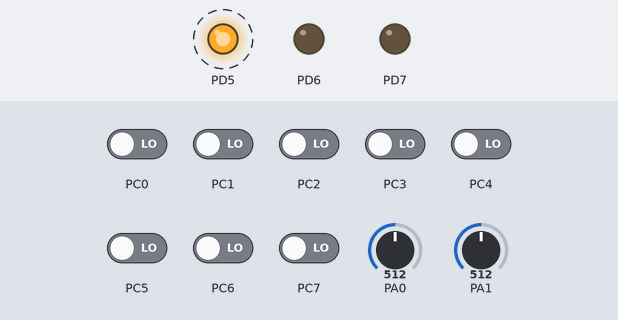
A program run on a simulated ATmega324Pa, built with avr-gcc and emulated at 8 MHz. Parts: output pins drawn as LEDs (lit = HIGH). Dashed ring = blinking. The inputs (shaded band) are chosen by the test bench; at power-on: PC0–7 LOW, PA0 = 512, PA1 = 512. What the program prints to the serial monitor is not drawn.

Above: at 1.2 s.
1.3 s: PC3 driven HIGH
At 2.4 s:
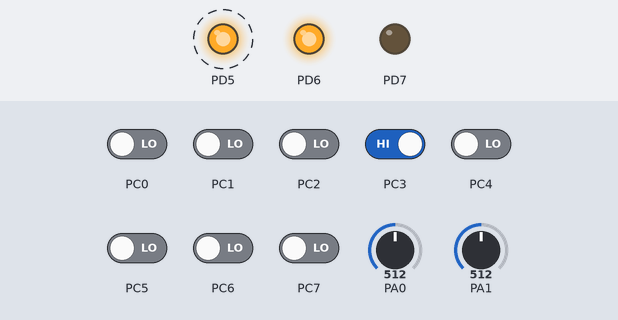
4.8 s: PA0 set to 900
8.5 s: PC0 driven HIGH
12.0 s: PC1 driven HIGH
Timing chart, 0 to 16.5 s (numbered marks = the images above; inputs shaded):
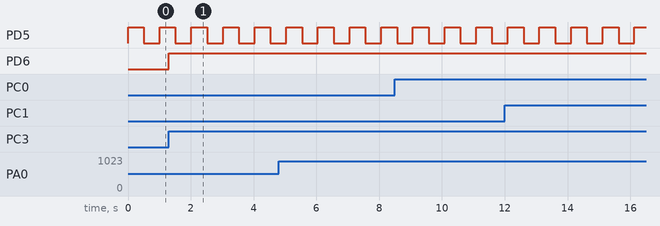

Measured:
- after the input at 1.3 s, PD6: LOW → HIGH at once
- by itself, PD5: alternates HIGH for 0.50 s and LOW for 0.51 s

The program:

main.c
```c
/* Testprogramm
   Ausgang PD7 wird in Abhaengigkeit von PC0 geschaltet
   Ausgang PD6 wird in Abhaengigkeit von PC1 geschaltet
*/

#include <avr/io.h>
#include <avr/interrupt.h>
#include <inttypes.h>

#include "at324hw.h"
#include "scheduler.h"
#include "usart.h"
#include "adc.h"
#include "pwm.h"

#define BAUDRATE 9600

struct uart_msg
{
  uint8_t id;
  uint8_t nb;
  uint8_t data[8];
};

typedef struct uart_msg uart_msg_t;

uart_msg_t datamsg;

unsigned char pwm2a;
unsigned char pwm2b;

int8_t usart0_transmit_msg(uart_msg_t* msg);

void transmit_func(void)
{
  int8_t i;
  uint16_t adcresult;

  datamsg.id = 0x12;
  datamsg.nb = 8;

  for(i=0 ; i<8 ; i++)
  {
    datamsg.data[i] = 0;
  }

  datamsg.data[0] = PINC;

  datamsg.data[1] = 0;

  datamsg.data[2] = pwm2a;
  datamsg.data[3] = pwm2b;

  adcresult = adc_get(PINA0);
  datamsg.data[4] = (uint8_t)((adcresult >> 8) & 0xFF);
  datamsg.data[5] = (uint8_t)((adcresult) & 0xFF);

  adcresult = adc_get(PINA1);
  datamsg.data[6] = (uint8_t)((adcresult >> 8) & 0xFF);
  datamsg.data[7] = (uint8_t)((adcresult) & 0xFF);

  usart0_transmit_msg(&datamsg);
}

void blink_func(void)
{
  if(PORTD & (1<<PORTD5))
  {
    PORTD &= ~(1<<PORTD5);
  }
  else
  {
    PORTD |= (1<<PORTD5);
  }
}

void input_func(void)
{
  pwm2a = 0;
  pwm2b = 0;

  if(PINC & (1 << PINC6))
  {
    pwm2b = 63;
  }

  if(PINC & (1 << PINC5))
  {
    pwm2b = 127;
  }

  if(PINC & (1 << PINC4))
  {
    pwm2b = 191;
  }

  if(PINC & (1 << PINC3))
  {
    pwm2b = 255;
  }

  pwm_set(PWM2A, pwm2a);
  pwm_set(PWM2B, pwm2b);
}


int main(void)
{
  uint8_t i;
  at324_prescaler_init();

  at324_init();

/* CONFIGURE I/O PINS, all unused Port pins as input with pull up */

  DDRA  = 0b00000000;  // PA0 - PA3 : Analogeingaenge
//  PORTA = 0b11111111;
  PORTA = 0b00000000;

  DDRB  = 0b00000000;
  PORTB = 0b11111111;

  DDRC  = 0b00000000;  // Digitale Eingaenge
  PORTC = 0b00000000;

  DDRD  = 0b11100010;
  PORTD = 0b00011100;

  DIDR0 = 0b11111111;

  scheduler_init();
  usart0_init(BAUDRATE);

  adc_init(ADC_REF_AVCC);
  adc_enable_input(PINA0);
  adc_enable_input(PINA1);

  pwm_init();

  task_create(adc_start, 100, TASK_RUNNING);
  task_create(transmit_func, 1000, TASK_RUNNING);
  task_create(blink_func, 500, TASK_RUNNING);
  task_create(input_func, 10, TASK_RUNNING);

  sei();

  while(1)
  {
    scheduler_run();
  }

  return 0;
}


inline int8_t usart0_transmit_msg(uart_msg_t* msg)
{
  uint8_t* dataptr = (uint8_t*)msg;
  int8_t nb = msg->nb + 2;
  if(usart0_transmit(dataptr, nb) > 0)
  {
    return 1;
  }
  return 0;
}


ISR(TIMER0_OVF_vect)
{

}
```

adc.c
```c
// (licence header left out)
#include <avr/io.h>
#include <avr/interrupt.h>
#include <inttypes.h>
#include "adc.h"
#include "at324hw.h"

adc_dev_t adc0;

void adc_init(uint8_t refsrc)
{
  uint8_t i;

  adc0.enabled = 0;
  for(i=0; i<8; i++)
  {
    adc0.result[i] = 0;
    adc0.mux[i] = i;
  }
  adc0.curchn = 0;

  switch(refsrc)
  {
    case ADC_REF_256_INT:
      adc0.refsrc = (1 << REFS1)|(1 << REFS0);
      break;
    case ADC_REF_AVCC:
      adc0.refsrc = (1 << REFS0);
      break;
    default:
      adc0.refsrc = (1 << REFS0);
  }
#ifdef FOSC_8MHZ
  ADCSRA = (1 << ADEN)|(1 << ADIE)|(0b110 << ADPS0); // Prescaler 64 gives 125 kHz ADC rate
#else
  ADCSRA = (1 << ADEN)|(1 << ADIE)|(0b11 << ADPS0); // Prescaler 8 gives 125 kHz ADC rate
#endif
  ADCSRB = 0x00;

  ADMUX  = adc0.refsrc;
}

void adc_enable_input(uint8_t pin)
{
  adc_set_input(pin, 1);
}

void adc_disable_input(uint8_t pin)
{
  adc_set_input(pin, 0);
}

void adc_set_input(uint8_t pin, uint8_t state)
{
  if(state == 1)
  {
    switch(pin)
    {
      case PINA0:
      case PINA1:
      case PINA2:
      case PINA3:
      case PINA4:
      case PINA5:
      case PINA6:
      case PINA7:
        adc_set_mux(pin, pin);
        adc0.enabled |= (1 << pin);
        DIDR0 |= (1 << pin);
        break;
      default:
        break;
    }
  }
  else
  {
    switch(pin)
    {
      case PINA0:
      case PINA1:
      case PINA2:
      case PINA3:
      case PINA4:
      case PINA5:
      case PINA6:
      case PINA7:
        adc0.enabled &= ~(1 << pin);
        DIDR0 &= ~(1 << pin);
        break;
      default:
        break;
    }
  }
}

void adc_set_mux(uint8_t channel, uint8_t mux)
{
  if(channel < 8)
  {
    adc0.mux[channel] = mux & 0b11111;
  }
}

void adc_start()
{
  adc0.curchn = 0;
  while(adc0.curchn < 8)
  {
    if(adc0.enabled & (1 << adc0.curchn))
    {
      // Start the first conversion
      ADMUX  = adc0.refsrc | adc0.mux[adc0.curchn];
      ADMUX  = adc0.refsrc;
      ADCSRA |= (1 << ADSC);
      break;
    }
    adc0.curchn++;
  }
}

void adc_stop()
{

}

uint16_t adc_get(uint8_t index)
{
  return adc0.result[index];
}


ISR(ADC_vect)
{
  uint16_t result = ADC;
  adc0.result[adc0.curchn] = result;
  do{
    adc0.curchn++;
    if(adc0.enabled & (1 << adc0.curchn))
    {
      // Start the next conversion
      ADMUX  = adc0.refsrc | adc0.mux[adc0.curchn];
      ADCSRA |= (1 << ADSC);
      break;
    }
  } while(adc0.curchn < 8);
}
```

adc.h
```c
// (licence header left out)
#ifndef ADC_H
#define ADC_H

#define ADC_REF_256_INT 1
#define ADC_REF_AVCC 2

struct adc_dev
{
  uint8_t enabled;
  uint8_t refsrc;
  uint8_t curchn;
  uint16_t result[8];
  uint8_t mux[8];
};

typedef struct adc_dev adc_dev_t;

void adc_init(uint8_t refsrc);

void adc_enable_input(uint8_t pin);
void adc_disable_input(uint8_t pin);
void adc_set_input(uint8_t pin, uint8_t state);
void adc_set_mux(uint8_t channel, uint8_t mux);

void adc_start();
void adc_stop();
uint16_t adc_get(uint8_t index);

#endif /* ADC_H */
```

at324hw.c
```c
// (licence header left out)
#include "at324hw.h"

inline void at324_prescaler_init()
{
#ifdef FOSC_8MHZ
/* Change the clock prescaling to 1 independent of the CLKDIV fuse */

  CLKPR = 0x80;
  CLKPR = 0x00;

  __asm__ __volatile__ ("nop");
  __asm__ __volatile__ ("nop");
  __asm__ __volatile__ ("nop");

#endif
}

void at324_init()
{

}


void tcnt1_init_1ms()
{
  TCCR1A = 0b00000000;
#ifdef FOSC_8MHZ
  TCCR1B = 0b00001011; // enable the timer with prescaler 64 (for 8 Mhz system clock)
#else
  TCCR1B = 0b00001010; // enable the timer with prescaler 8 (for 1 Mhz system clock)
#endif
  OCR1A  = 125;      // Set the TOP Value so that we will get 1 ms rate

  TIMSK1 |= (1 << TOIE1 | 1 << OCIE1A);
}

void tcnt2_init_122hz_pwm()
{
  TCCR2A = 0b00000011;  // Fast PWM Mode
#ifdef FOSC_8MHZ
  TCCR2B = 0b00000110;  // prescaler 256 (for 8 Mhz system clock)
#else
  TCCR2B = 0b00000011;  // prescaler 32 (for 1 Mhz system clock)
#endif
}
```

at324hw.h
```c
// (licence header left out)
#ifndef AT324HW_H
#define AT324HW_H

#include <avr/io.h>
#include <avr/interrupt.h>
#include <inttypes.h>

#define FOSC_8MHZ

#ifdef FOSC_8MHZ
#define FOSC 8000000
#else
#define FOSC 1000000
#endif

inline void at324_prescaler_init();

void at324_init();
void tcnt1_init_1ms();
void tcnt2_init_122hz_pwm();

#endif /* AT324HW_H */
```

pcint2.c
```c
// (licence header left out)
#include <avr/io.h>
#include <avr/interrupt.h>
#include <inttypes.h>
#include "pcint2.h"

pcint2_dev_t pcint2;

void pcint2_init()
{
  int i;
  pcint2.rmask = 0;
  pcint2.fmask = 0;
  pcint2.prev = 0;
  for(i=0; i<8; i++)
  {
    pcint2.cnt[i] = 0;
  }

  PCICR |= (1 << PCIE2);
}

void pcint2_enable(uint8_t channel, uint8_t raising, uint8_t falling)
{
  uint8_t mask;
  mask = (1 << channel);
  PCMSK2 |= mask;
  if(raising) pcint2.rmask |= mask;
  if(falling) pcint2.fmask |= mask;
}

void pcint2_disable(uint8_t channel)
{
  uint8_t mask;
  mask = ~(1 << channel);
  PCMSK2 &= mask;
  pcint2.rmask &= mask;
  pcint2.fmask &= mask;
}

inline uint8_t pcint2_peek(uint8_t channel)
{
  return pcint2.cnt[channel];
}

inline uint8_t pcint2_get(uint8_t channel)
{
  uint8_t val;
  cli();
  val = pcint2.cnt[channel];
  pcint2.cnt[channel] = 0;
  sei();
  return val;
}

ISR(PCINT2_vect)
{
  uint8_t i;
  uint8_t val;
  uint8_t trig;

  val = PINC;
  trig = val ^ pcint2.prev;
  pcint2.prev = val;
  trig = trig & ((val & pcint2.rmask) | (~val & pcint2.fmask));

  if(trig)
  {
    for(i=0; i<8; i++)
    {
      if(trig & 0x01)
      {
        pcint2.cnt[i]++;
      }
      trig = trig >> 1;
    }
  }
}
```

pcint2.h
```c
// (licence header left out)
#ifndef PCINT2_H
#define PCINT2_H

#define PWM2A 1
#define PWM2B 2

struct pcint2_dev
{
  uint8_t rmask;
  uint8_t fmask;
  volatile uint8_t prev;
  volatile uint8_t cnt[8];
};

typedef struct pcint2_dev pcint2_dev_t;

void pcint2_init();

void pcint2_enable(uint8_t channel, uint8_t raising, uint8_t falling);
void pcint2_disable(uint8_t channel);

inline uint8_t pcint2_peek(uint8_t channel);
inline uint8_t pcint2_get(uint8_t channel);

#endif /* PCINT2_H */
```

pwm.c
```c
// (licence header left out)
#include <avr/io.h>
#include <avr/interrupt.h>
#include <inttypes.h>
#include "pwm.h"
#include "at324hw.h"

pwm_dev_t pwm0;

void pwm_init()
{
  tcnt2_init_122hz_pwm();
}

void pwm_set(uint8_t channel, uint8_t value)
{
  switch(channel)
  {
    case PWM2A:
      if(value)
      {
        OCR2A = value;
        TCCR2A |= (1 << COM2A1);
      }
      else
      {
        TCCR2A &= ~((1 << COM2A1)|(1<<COM2A0));
      }
      break;
    case PWM2B:
      if(value)
      {
        OCR2B = value;
        TCCR2A |= (1 << COM2B1);
      }
      else
      {
        TCCR2A &= ~((1 << COM2B1)|(1<<COM2B0));
      }
      break;
    default:
      break;
  }
}
```

pwm.h
```c
// (licence header left out)
#ifndef PWM_H
#define PWM_H

#define PWM2A 1
#define PWM2B 2

struct pwm_dev
{

};

typedef struct pwm_dev pwm_dev_t;

void pwm_init();

void pwm_set(uint8_t channel, uint8_t value);

#endif /* PWM_H */
```

scheduler.c
```c
// (licence header left out)
#include <avr/io.h>
#include <avr/interrupt.h>
#include <inttypes.h>
#include <stddef.h>
#include "scheduler.h"
#include "at324hw.h"

systemtime_t systime;

task_t tasktable[MAX_NR_TASKS];

uint16_t systime_get()
{
  return systime.ticks;
}

void systime_reset()
{
  cli();
  systime.ticks = 0;
  sei();
}

void scheduler_init(void)
{
  int i;

  systime.ticks = 0;

  for(i=0; i<MAX_NR_TASKS; i++)
  {
    tasktable[i].state = 0;
    tasktable[i].rate = 0;
    tasktable[i].counter = 0;
    tasktable[i].func = NULL;
  }

  tcnt1_init_1ms();
}

void scheduler_run(void)
{
  int8_t i;

  for(i=0; i<MAX_NR_TASKS; i++)
  {
    if(tasktable[i].func != NULL && tasktable[i].state == TASK_RUNNING)
    {
      if(tasktable[i].counter <= 0)
      {
        cli();
        tasktable[i].counter += tasktable[i].rate;
        sei();
        tasktable[i].func();
      }
    }
  }
}

int8_t task_create(void (*func)(void), uint16_t rate, uint8_t state)
{
  int8_t i;

  for(i=0; i<MAX_NR_TASKS; i++)
  {
    if(tasktable[i].func == NULL)
    {
      tasktable[i].state = TASK_STOPPED;
      tasktable[i].func = func;
      tasktable[i].rate = (rate > 0 ? rate : 1);
      tasktable[i].counter = 0;
      tasktable[i].state = state;
      return i;
    }
  }
  return -1;
}

void task_start(uint8_t tasknr)
{
  if(tasknr < MAX_NR_TASKS && tasktable[tasknr].func != NULL && tasktable[tasknr].state != TASK_RUNNING)
  {
    tasktable[tasknr].counter = 0;
    tasktable[tasknr].state = TASK_RUNNING;
  }
}

void task_stop(uint8_t tasknr)
{
  if(tasknr < MAX_NR_TASKS && tasktable[tasknr].state == TASK_RUNNING)
  {
    tasktable[tasknr].state = TASK_STOPPED;
  }
}

ISR(TIMER1_COMPA_vect)
{
  int i;
  systime.ticks++;

  for(i=0; i<MAX_NR_TASKS; i++)
  {
    tasktable[i].counter--;
  }
}

ISR(TIMER1_OVF_vect)
{
  // timer_signal = 1;
}
```

scheduler.h
```c
// (licence header left out)
#ifndef SCHEDULER_H
#define SCHEDULER_H

#define MAX_NR_TASKS 16

#define TASK_STOPPED 0
#define TASK_RUNNING 1

struct systemtime
{
  volatile uint16_t ticks;
};

typedef struct systemtime systemtime_t;

struct task
{
  uint8_t state;
  uint16_t rate;
  volatile int16_t counter;
  void (*func)(void);
};

typedef struct task task_t;

void scheduler_init(void);
void scheduler_run(void);

int8_t task_create(void (*func)(void), uint16_t rate, uint8_t state);
void task_start(uint8_t tasknr);
void task_stop(uint8_t tasknr);

uint16_t systime_get();
void systime_reset();

#endif /* SCHEDULER_H */
```

usart.c
```c
// (licence header left out)
#include <avr/io.h>
#include <avr/interrupt.h>
#include <inttypes.h>

#include "at324hw.h"
#include "usart.h"

usart_dev_t usart0;

void usart0_init(uint16_t baudrate)
{
  usart0.baudrate = FOSC/16/baudrate - 1;
  usart0.tx_datastart = 0;
  usart0.tx_dataend   = 0;

  usart0.rx_datastart = 0;
  usart0.rx_dataend   = 0;

  /* Set baud rate */
  UBRR0H = (unsigned char)(usart0.baudrate>>8);
  UBRR0L = (unsigned char)usart0.baudrate;
  /* Enable receiver and transmitter */
  UCSR0B = (1<<RXCIE0)|(1<<TXCIE0)|(1<<UDRIE0)|(1<<RXEN0)|(1<<TXEN0);
  /* Set frame format: 8data, 2stop bit */
  UCSR0C = (1<<USBS0)|(0b11<<UCSZ00);
}

int8_t usart0_transmit(uint8_t* data, int8_t nb)
{
  int8_t i;
  if(nb >= (USART_TX_BUFFER_SIZE + usart0.tx_datastart - usart0.tx_dataend))
  {
    return 0;
  }
  for(i=0 ; i<nb ; i++)
  {
    usart0.tx_buffer[((usart0.tx_dataend + i) & USART_TX_BUFFER_MASK)] = data[i];
  }
  cli();
  usart0.tx_dataend += nb;
  if(UCSR0A & (1<<UDRE0))
  {
    UDR0 = usart0.tx_buffer[usart0.tx_datastart & USART_TX_BUFFER_MASK];
    usart0.tx_datastart++;
  }
  sei();
  return nb;
}

int8_t usart0_receive(uint8_t* buf, int8_t nb)
{
  int8_t i;
  int8_t cnt;
  cnt = usart0.rx_dataend - usart0.rx_datastart;
  if(cnt == 0) return 0;
  if(cnt < nb)
    nb = cnt;
  for(i=0; i<nb; i++)
  {
    *buf = usart0.rx_buffer[usart0.rx_datastart & USART_RX_BUFFER_MASK];
    buf++;
    usart0.rx_datastart++;
  }
  return nb;
}

ISR(USART0_RX_vect)
{
  uint8_t c;

  if(UCSR0A & (1<<RXC0))
  {
    c = UDR0;
    if(usart0.rx_dataend - usart0.rx_datastart <= USART_RX_BUFFER_SIZE)
    {
      usart0.rx_dataend++;
      usart0.rx_buffer[usart0.rx_dataend & USART_RX_BUFFER_MASK] = c;
    }
    if(usart0.rx_datastart >= USART_RX_BUFFER_SIZE)
    {
      usart0.rx_datastart = usart0.rx_datastart % USART_RX_BUFFER_SIZE;
      usart0.rx_dataend = usart0.rx_dataend % USART_RX_BUFFER_SIZE;
    }
  }
}

ISR(USART0_UDRE_vect)
{
  if(usart0.tx_datastart != usart0.tx_dataend)
  {
    UDR0 = usart0.tx_buffer[usart0.tx_datastart & USART_TX_BUFFER_MASK];
    usart0.tx_datastart++;

    if(usart0.tx_datastart >= USART_TX_BUFFER_SIZE)
    {
      usart0.tx_datastart = usart0.tx_datastart % USART_TX_BUFFER_SIZE;
      usart0.tx_dataend = usart0.tx_dataend % USART_TX_BUFFER_SIZE;
    }
  }
}

ISR(USART0_TX_vect)
{

}

ISR(USART1_RX_vect)
{

}

ISR(USART1_UDRE_vect)
{

}

ISR(USART1_TX_vect)
{

}
```

usart.h
```c
// (licence header left out)
#ifndef USART_H
#define USART_H

#include <inttypes.h>

#define USART_TX_BUFFER_SIZE 16
#define USART_TX_BUFFER_MASK (USART_TX_BUFFER_SIZE-1)
#define USART_RX_BUFFER_SIZE 16
#define USART_RX_BUFFER_MASK (USART_RX_BUFFER_SIZE-1)

struct usart_dev
{
  uint16_t baudrate;
  volatile uint8_t status;
  volatile uint8_t tx_buffer[USART_TX_BUFFER_SIZE];
  volatile int8_t tx_datastart;
  volatile int8_t tx_dataend;
  volatile uint8_t rx_buffer[USART_RX_BUFFER_SIZE];
  volatile int8_t rx_datastart;
  volatile int8_t rx_dataend;
};

typedef struct usart_dev usart_dev_t;

void usart0_init(uint16_t baudrate);

int8_t usart0_transmit(uint8_t* data, int8_t nb);

#endif /* USART_H */
```
